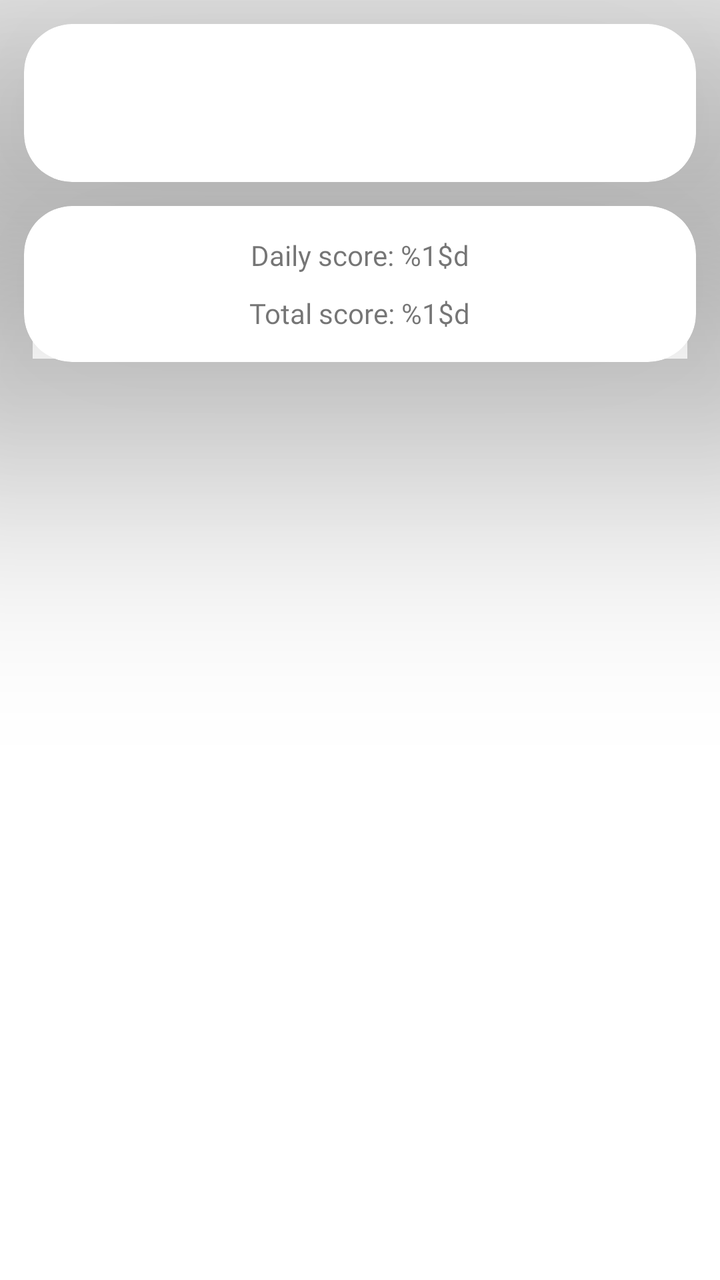
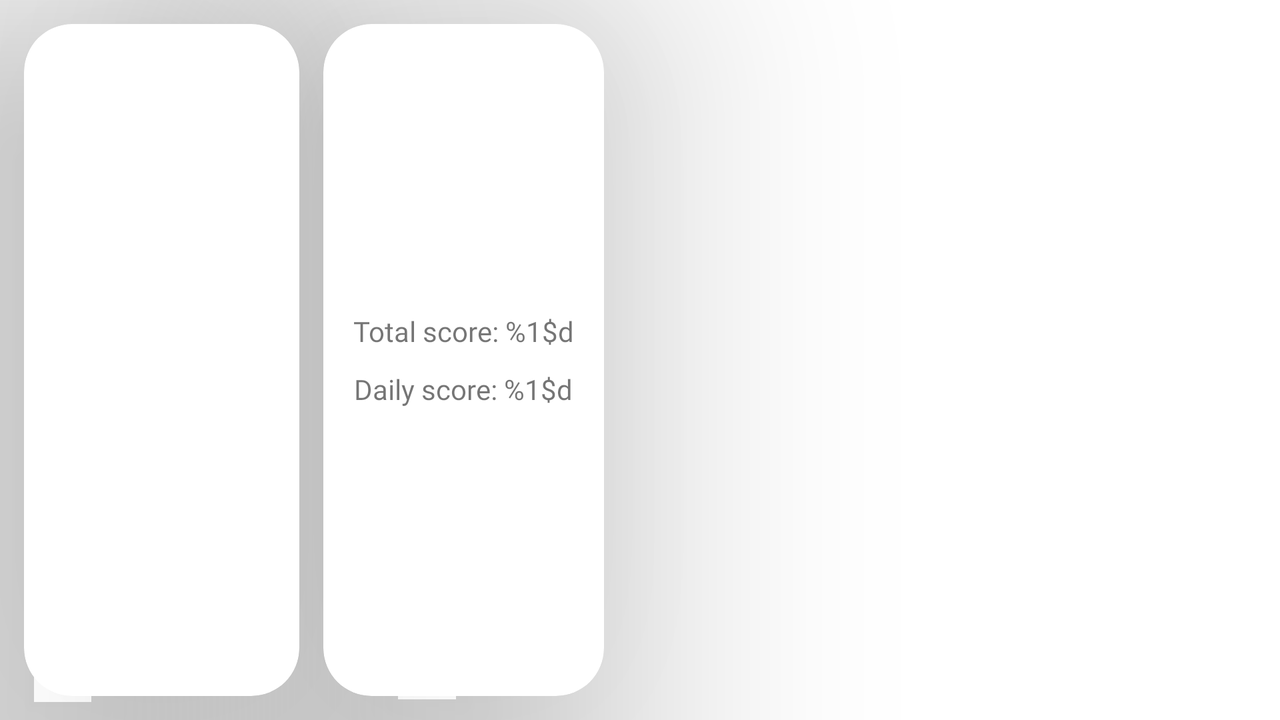

First picture: res/layout/ on a phone held upright. Second picture: the repository's own variant of that layout, on a device whose configuration matches the variant's folder. Source for both follows.
<!-- AndroidManifest.xml: application theme Theme.Proccy -->
<!-- res/layout/fragment_home.xml -->
<?xml version="1.0" encoding="utf-8"?>
<androidx.constraintlayout.widget.ConstraintLayout xmlns:android="http://schemas.android.com/apk/res/android"
    xmlns:tools="http://schemas.android.com/tools"
    android:layout_width="match_parent"
    android:layout_height="match_parent"
    xmlns:app="http://schemas.android.com/apk/res-auto"
    tools:context=".ui.home.HomeFragment">

    <com.google.android.material.card.MaterialCardView
        android:id="@+id/welcome_cardview"
        android:layout_width="match_parent"
        android:layout_height="wrap_content"
        android:layout_margin="12dp"
        app:cardCornerRadius="24dp"
        app:cardElevation="80dp"
        app:layout_constraintTop_toTopOf="parent"
        tools:layout_editor_absoluteX="12dp">

        <LinearLayout
            android:layout_width="match_parent"
            android:layout_height="match_parent"
            android:orientation="vertical"
            android:padding="20dp">

            <TextView
                android:id="@+id/textView_displayname"
                android:layout_width="wrap_content"
                android:layout_height="wrap_content"
                android:layout_gravity="center"
                android:padding="10dp" />

        </LinearLayout>
    </com.google.android.material.card.MaterialCardView>

    <com.google.android.material.card.MaterialCardView
        android:id="@+id/score_display_cardview"
        android:layout_width="match_parent"
        android:layout_height="wrap_content"
        android:layout_margin="12dp"
        app:cardCornerRadius="24dp"
        app:cardElevation="80dp"
        app:layout_constraintTop_toBottomOf="@+id/welcome_cardview"
        tools:layout_editor_absoluteX="12dp">

        <LinearLayout
            android:layout_width="match_parent"
            android:layout_height="match_parent"
            android:orientation="vertical"
            android:padding="10dp">

            <TextView
                android:id="@+id/textView_dailyScoreDisplay"
                android:layout_width="wrap_content"
                android:layout_height="wrap_content"
                android:layout_gravity="center"
                android:padding="5dp"
                android:text="@string/textview_score_daily" />

            <TextView
                android:id="@+id/textView_totalScoreDisplay"
                android:layout_width="wrap_content"
                android:layout_height="wrap_content"
                android:layout_gravity="center"
                android:padding="5dp"
                android:text="@string/textview_score_total" />

        </LinearLayout>
    </com.google.android.material.card.MaterialCardView>

</androidx.constraintlayout.widget.ConstraintLayout>
<!-- resources referenced by this layout -->
<resources>
  <string name="textview_score_daily">Daily score: %1$d</string>
  <string name="textview_score_total">Total score: %1$d</string>
  <style name="Theme.Proccy" parent="Theme.MaterialComponents.Light.NoActionBar">
          
          <item name="colorPrimary">@color/purple_700</item>
          <item name="colorPrimaryVariant">@color/purple_800</item>
          <item name="colorOnPrimary">@color/white</item>
          
          <item name="colorSecondary">@color/purple_700</item>
          <item name="colorSecondaryVariant">@color/beige_500</item>
          <item name="colorOnSecondary">@color/black</item>
          
          <item name="android:statusBarColor" tools:targetApi="l">?attr/colorPrimaryVariant</item>
          
          <item name="android:windowBackground">@color/beige_200</item>
          <item name="colorControlHighlight">@color/white</item>
  
          
          <item name="android:fontFamily">@font/maven_pro</item>
      </style>
</resources>
<!-- res/layout-land/fragment_home.xml (the repository's variant of the layout above) -->
<!-- drawn on the phone turned sideways -->
<?xml version="1.0" encoding="utf-8"?>
<androidx.constraintlayout.widget.ConstraintLayout xmlns:android="http://schemas.android.com/apk/res/android"
    xmlns:tools="http://schemas.android.com/tools"
    android:layout_width="match_parent"
    android:layout_height="match_parent"
    xmlns:app="http://schemas.android.com/apk/res-auto"
    tools:context=".ui.home.HomeFragment">

    <com.google.android.material.card.MaterialCardView
        android:id="@+id/welcome_cardview"
        android:layout_width="wrap_content"
        android:layout_height="match_parent"
        android:layout_margin="12dp"
        app:cardCornerRadius="24dp"
        app:cardElevation="80dp"
        app:layout_constraintBottom_toBottomOf="parent"
        app:layout_constraintStart_toStartOf="parent"
        app:layout_constraintTop_toTopOf="parent">

        <LinearLayout
            android:layout_width="wrap_content"
            android:layout_height="match_parent"
            android:layout_gravity="left"
            android:orientation="vertical"
            android:padding="20dp">

            <TextView
                android:id="@+id/textView_displayname"
                android:layout_width="wrap_content"
                android:layout_height="wrap_content"
                android:layout_gravity="center"
                android:padding="10dp" />

            <Button
                android:id="@+id/button_sign_out"
                android:layout_width="wrap_content"
                android:layout_height="wrap_content"
                android:layout_gravity="center"
                android:background="@drawable/custom_button_1"
                android:text="@string/home_fragment_sign_out"
                app:backgroundTint="@null" />

        </LinearLayout>

    </com.google.android.material.card.MaterialCardView>

    <com.google.android.material.card.MaterialCardView
        android:id="@+id/score_display_cardview"
        android:layout_width="wrap_content"
        android:layout_height="match_parent"
        android:layout_margin="12dp"
        app:cardCornerRadius="24dp"
        app:cardElevation="80dp"
        app:layout_constraintBottom_toBottomOf="parent"
        app:layout_constraintStart_toEndOf="@id/welcome_cardview"
        app:layout_constraintTop_toTopOf="parent">

        <LinearLayout
            android:layout_width="wrap_content"
            android:layout_height="wrap_content"
            android:layout_gravity="right|center"
            android:orientation="vertical"
            android:padding="10dp">

            <TextView
                android:id="@+id/textView_totalScoreDisplay"
                android:layout_width="wrap_content"
                android:layout_height="wrap_content"
                android:layout_gravity="center"
                android:padding="5dp"
                android:text="@string/textview_score_total" />

            <TextView
                android:id="@+id/textView_dailyScoreDisplay"
                android:layout_width="wrap_content"
                android:layout_height="wrap_content"
                android:layout_gravity="center"
                android:padding="5dp"
                android:text="@string/textview_score_daily" />

        </LinearLayout>

    </com.google.android.material.card.MaterialCardView>

</androidx.constraintlayout.widget.ConstraintLayout>
<!-- resources referenced by the variant -->
<!-- as the phone turned sideways resolves them -->
<resources>
  <string name="home_fragment_sign_out">Log out</string>
  <string name="textview_score_daily">Daily score: %1$d</string>
  <string name="textview_score_total">Total score: %1$d</string>
  <style name="Theme.Proccy" parent="Theme.MaterialComponents.Light.NoActionBar">
          
          <item name="colorPrimary">@color/purple_700</item>
          <item name="colorPrimaryVariant">@color/purple_800</item>
          <item name="colorOnPrimary">@color/white</item>
          
          <item name="colorSecondary">@color/purple_700</item>
          <item name="colorSecondaryVariant">@color/beige_500</item>
          <item name="colorOnSecondary">@color/black</item>
          
          <item name="android:statusBarColor" tools:targetApi="l">?attr/colorPrimaryVariant</item>
          
          <item name="android:windowBackground">@color/beige_200</item>
          <item name="colorControlHighlight">@color/white</item>
  
          
          <item name="android:fontFamily">@font/maven_pro</item>
      </style>
</resources>
